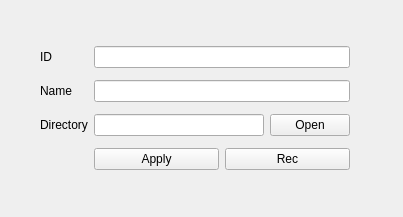
<?xml version="1.0" encoding="UTF-8"?>
<ui version="4.0">
 <class>rec</class>
 <widget class="QWidget" name="rec">
  <property name="windowModality">
   <enum>Qt::WindowModal</enum>
  </property>
  <property name="geometry">
   <rect>
    <x>0</x>
    <y>0</y>
    <width>403</width>
    <height>217</height>
   </rect>
  </property>
  <property name="sizePolicy">
   <sizepolicy hsizetype="Preferred" vsizetype="Preferred">
    <horstretch>0</horstretch>
    <verstretch>0</verstretch>
   </sizepolicy>
  </property>
  <property name="windowTitle">
   <string>Create patient</string>
  </property>
  <widget class="QWidget" name="gridLayoutWidget">
   <property name="geometry">
    <rect>
     <x>30</x>
     <y>30</y>
     <width>330</width>
     <height>158</height>
    </rect>
   </property>
   <layout class="QGridLayout" name="gridLayout" rowstretch="0,0,0,0">
    <property name="sizeConstraint">
     <enum>QLayout::SetDefaultConstraint</enum>
    </property>
    <property name="margin">
     <number>10</number>
    </property>
    <property name="verticalSpacing">
     <number>6</number>
    </property>
    <item row="0" column="0">
     <widget class="QLabel" name="labelID">
      <property name="text">
       <string>ID</string>
      </property>
     </widget>
    </item>
    <item row="0" column="1">
     <widget class="QLineEdit" name="lineID"/>
    </item>
    <item row="1" column="0">
     <widget class="QLabel" name="labelName">
      <property name="text">
       <string>Name</string>
      </property>
     </widget>
    </item>
    <item row="1" column="1">
     <widget class="QLineEdit" name="lineName"/>
    </item>
    <item row="2" column="0">
     <widget class="QLabel" name="labelDir">
      <property name="text">
       <string>Directory</string>
      </property>
     </widget>
    </item>
    <item row="2" column="1">
     <layout class="QHBoxLayout" name="horizontalLayout">
      <item>
       <widget class="QLineEdit" name="lineDir">
        <property name="text">
         <string/>
        </property>
       </widget>
      </item>
      <item>
       <widget class="QPushButton" name="openDirButton">
        <property name="text">
         <string>Open</string>
        </property>
       </widget>
      </item>
     </layout>
    </item>
    <item row="3" column="1">
     <layout class="QHBoxLayout" name="horizontalLayout_2">
      <item>
       <widget class="QPushButton" name="ApplyButton">
        <property name="text">
         <string>Apply</string>
        </property>
       </widget>
      </item>
      <item>
       <widget class="QPushButton" name="pushButton_2">
        <property name="text">
         <string>Rec</string>
        </property>
       </widget>
      </item>
     </layout>
    </item>
   </layout>
  </widget>
 </widget>
 <resources/>
 <connections/>
</ui>
